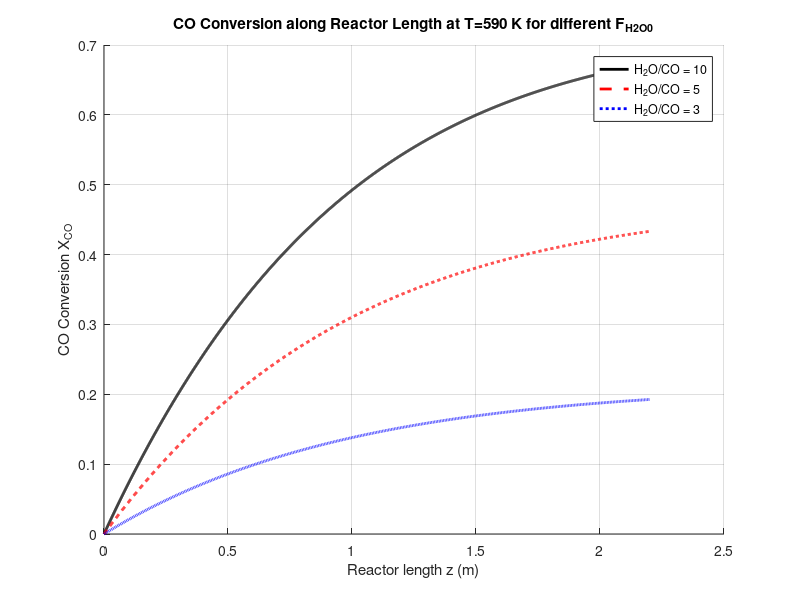

Here is the MATLAB script that generated this plot:
%% Water-Gas Shift Reactor Simulation for three F_H2O0 values
% CO + H2O ---> CO2 + H2

clc;
clear;

%% --- Parameters ---
R = 8.314;                    % J/mol.K
dp = 2.8e-3;                  % m
epsilon = 0.4;
rho_c = 3730;                 % kg/m^3
rho_B = (1 - epsilon) * rho_c;
D = 0.09;                    % m
L = 2.2;                     % m
S_single = pi * (D/2)^2;     % m^2
num_tubes = 6000;
S_total = num_tubes * S_single;  % m^2
M = S_total * rho_B * 2 ;

%% Inlet flowrates (mol/s) except H2O which will vary
F_CO0   = 23.28;
F_CO2_0 = 94.19;
F_H2_0  = 364.149;
F_N2_0  = 134.354;

F_H2O0_values = [228.93, 116.4, 69.84]; % mol/s
T0 = 590;                      % K fixed temperature
P0 = 1.12 * 101325;            % Pa
XCO0 = 0;

%% Reactor domain
dz = 0.001;
z = 0:dz:2.2;
N = length(z);

figure('Name','CO Conversion vs Reactor Length for Different F_{H2O0}','NumberTitle','off');
hold on;
colors = {'k', 'r', 'b'};          % black, red, blue
lineTypes = {'-', '--', ':'};      % solid, dashed, dotted

for idx = 1:length(F_H2O0_values)
    F_H2O0 = F_H2O0_values(idx);
    % Initialization
    XCO = zeros(1,N);
    XCO(1) = XCO0;

    for i = 1:N-1
        X = XCO(i);
        T_i = T0; % Fixed temperature, no T integration here
        P_i = P0; % Fixed pressure, no P integration here
        P_atm = P_i / 101325;

        % Cp functions (unused since T is fixed, but keep for rate calc)
        Cp_CO  = @(T_i) 27.62 + 5.02e-3 * T_i;
        Cp_H2O = @(T_i) 30.13 + 10.46e-3 * T_i;
        Cp_CO2 = @(T_i) 32.22 + 22.18e-3 * T_i - 3.35e-6 * T_i.^2;
        Cp_H2  = @(T_i) 29.3 - 0.84e-3 * T_i + 2.09e-6 * T_i.^2;
        Cp_N2  = @(T_i) 27.62 + 4.19e-3 * T_i;

        %% Flow rates (mol/s)
        F_CO   = F_CO0 * (1 - X);
        F_H2O  = F_H2O0 - (F_CO0 * X);
        F_H2   = F_H2_0 + F_CO0 * X;
        F_CO2  = F_CO2_0 + F_CO0 * X;
        F_N2   = F_N2_0;
        F_total = F_CO + F_H2O + F_H2 + F_CO2 + F_N2;

        %% Mole fractions
        y_CO   = F_CO / F_total;
        y_H2O  = F_H2O / F_total;
        y_H2   = F_H2 / F_total;
        y_CO2  = F_CO2 / F_total;
        y_N2   = F_N2 / F_total;

        %% Concentrations mol/dm^3 = mol/L
        C_CO   = y_CO  * P_i / (R * T_i) / 1000;
        C_H2O  = y_H2O * P_i / (R * T_i) / 1000;
        C_H2   = y_H2  * P_i / (R * T_i) / 1000;
        C_CO2  = y_CO2 * P_i / (R * T_i) / 1000;

        %% Kinetics
        A = 2623447;
        Ea = 79759;
        Keq = exp(4577.8 / T_i - 4.33);
        beta = (C_CO2 * C_H2) / (C_CO * C_H2O * Keq);

        rate = -A * exp(-Ea/(R*T_i)) * (C_CO^0.74) * (C_H2O^0.47) * (C_CO2^-0.18) * (1 - beta);

        %% dX/dz
        dXdz = (-rate * rho_B * S_total) / F_CO0;

        % Explicit Euler step (simpler here)
        XCO(i+1) = X + dz * dXdz;

        % Prevent unphysical values
        if XCO(i+1) > 1
            XCO(i+1) = 1;
        elseif XCO(i+1) < 0
            XCO(i+1) = 0;
        end
    end

        plot(z, XCO, ...
        'Color', colors{idx}, ...
        'LineStyle', lineTypes{idx}, ...
        'LineWidth', 2, ...
        'MarkerSize', 6);
end

grid on;
xlabel('Reactor length z (m)');
ylabel('CO Conversion X_{CO}');
title('CO Conversion along Reactor Length at T=590 K for different F_{H2O0}');
legend({'H_{2}O/CO = 10', 'H_{2}O/CO = 5', 'H_{2}O/CO = 3'}, 'Location', 'best');
hold off;